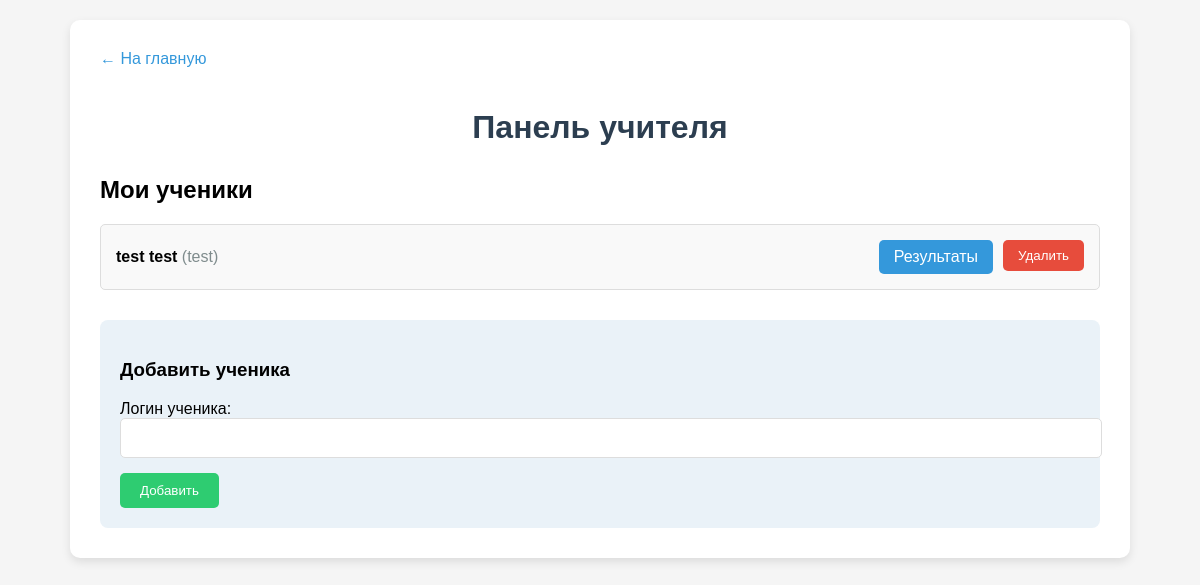
Page /teacher (signed in) on the committed database.
### tables this page shows
CREATE TABLE users (id INTEGER PRIMARY KEY AUTOINCREMENT, username TEXT UNIQUE NOT NULL, name TEXT, surname TEXT, password TEXT NOT NULL);

### app.py (the view)
@app.route('/teacher')
def teacher_dashboard():
    if 'user_id' not in session:
        return redirect(url_for('login'))
    conn = sqlite3.connect(DB_PATH)
    cursor = conn.cursor()
    cursor.execute("SELECT 1 FROM teachers WHERE user_id = ?", (session['user_id'],))
    if not cursor.fetchone():
        conn.close()
        flash('Только учителям доступно', 'error')
        return redirect(url_for('home'))
    students = get_teacher_students(session['user_id'])
    conn.close()
    return render_template('teacher_dashboard.html', students=students, user=session.get('user_info'))

### app.py (called while the page is built)
def get_teacher_students(teacher_id):
    conn = sqlite3.connect(DB_PATH)
    cursor = conn.cursor()
    cursor.execute("SELECT users.id, users.name, users.surname, users.username FROM teacher_students JOIN users ON teacher_students.student_id = users.id WHERE teacher_students.teacher_id = ?", (teacher_id,))
    students = [{'id': row[0], 'name': row[1], 'surname': row[2], 'username': row[3]} for row in cursor.fetchall()]
    conn.close()
    return students

### templates/teacher_dashboard.html (shortened to what this page needs)
<!DOCTYPE html>
<html lang="ru">
<head>
</head>
<body>
    <div class="container">
        <a href="/" class="back-link">← На главную</a>
        <h1>Панель учителя</h1>
        <h2>Мои ученики</h2>
        {% if students %}
        <ul class="students-list">
            {% for student in students %}
                <li class="student-item">
                    <div class="student-info">
                        <span class="student-name">{{ student.name }} {{ student.surname }}</span>
                        <span class="student-username">({{ student.username }})</span>
                    </div>
                    <div class="student-actions">
                        <a href="{{ url_for('view_student_results', student_id=student.id) }}" class="btn btn-view">
                            Результаты
                        </a>
                        <form method="POST" action="{{ url_for('remove_student', student_id=student.id) }}" style="display: inline;">
                            <button type="submit" class="btn btn-delete">Удалить</button>
                        </form>
                    </div>
                </li>
            {% endfor %}
        </ul>
        {% else %}
        <div class="no-students">
            У вас пока нет учеников. Добавьте их с помощью формы ниже.
        </div>
        {% endif %}
        <div class="add-student-form">
            <h3>Добавить ученика</h3>
            <form method="POST" action="{{ url_for('add_student') }}">
                <div class="form-group">
                    <label for="username">Логин ученика:</label>
                    <input type="text" id="username" name="username" class="form-control" required>
                </div>
                <button type="submit" class="add-btn">Добавить</button>
            </form>
        </div>
    </div>
</body>
</html>

### templates/teacher_dashboard.html (style rules this page uses)
body { font-family: Arial, sans-serif; background-color: #f5f5f5; margin: 0; padding: 20px; }
.container { max-width: 1000px; margin: 0 auto; background: white; padding: 30px; border-radius: 10px; box-shadow: 0 4px 10px rgba(0,0,0,0.1); }
h1 { color: #2c3e50; text-align: center; margin-bottom: 30px; }
.back-link { display: inline-block; margin-bottom: 20px; color: #3498db; text-decoration: none; }
.students-list { list-style-type: none; padding: 0; }
.student-item { background: #f9f9f9; border: 1px solid #ddd; border-radius: 5px; padding: 15px; margin-bottom: 10px; display: flex; justify-content: space-between; align-items: center; }
.student-info { font-size: 16px; }
.student-name { font-weight: bold; }
.student-username { color: #7f8c8d; }
.student-actions { display: flex; gap: 10px; }
.btn { padding: 8px 15px; border-radius: 5px; cursor: pointer; text-decoration: none; border: none; color: white; }
.btn-view { background-color: #3498db; }
.btn-delete { background-color: #e74c3c; }
.add-student-form { margin-top: 30px; padding: 20px; background-color: #eaf2f8; border-radius: 8px; }
.form-group { margin-bottom: 15px; }
.form-control { width: 100%; padding: 10px; border: 1px solid #ddd; border-radius: 5px; font-size: 16px; }
.add-btn { background-color: #2ecc71; color: white; border: none; padding: 10px 20px; border-radius: 5px; cursor: pointer; }

### rows in the picture
users: name "test", surname "test", username "test"
